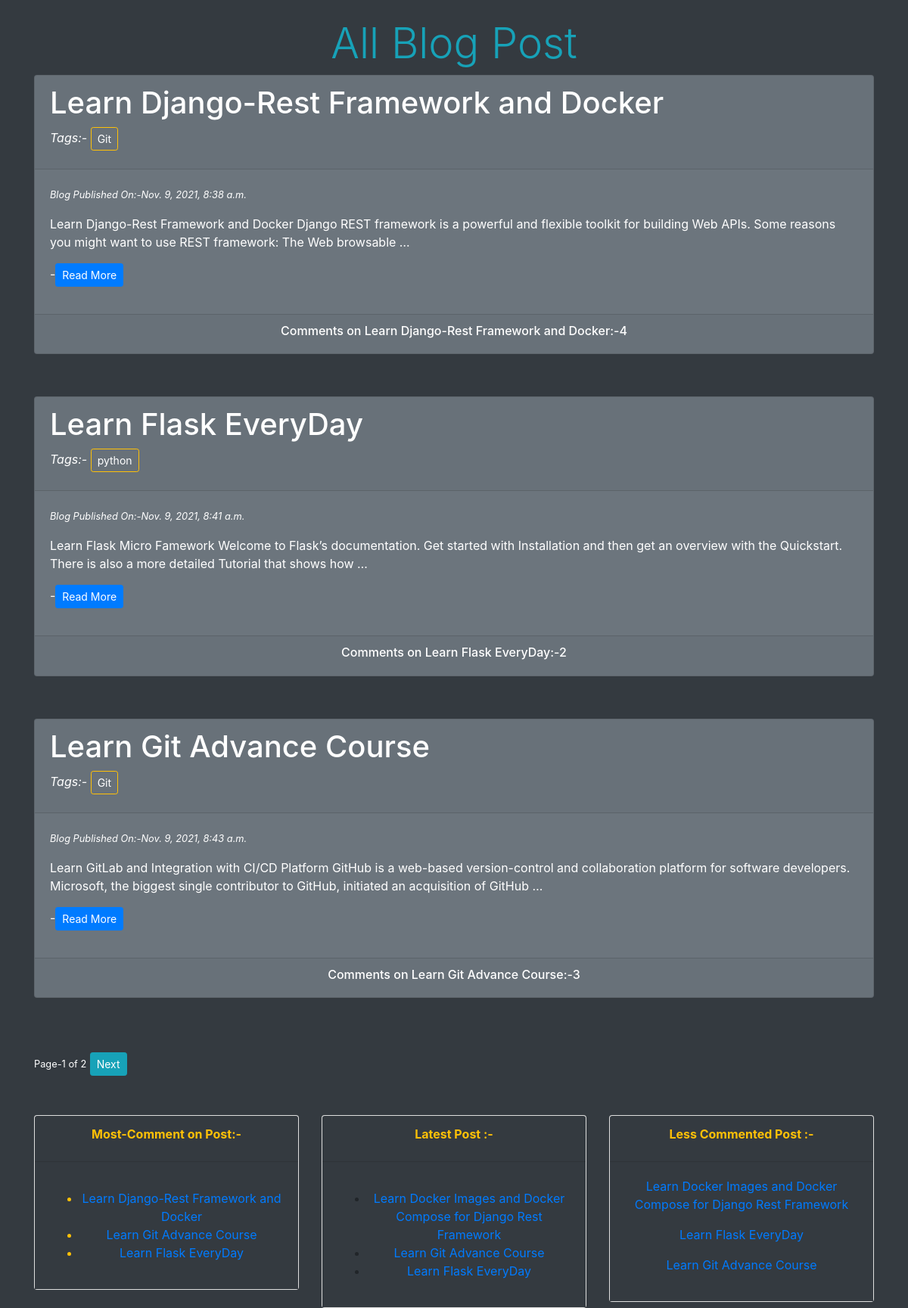
The page /bloglist/ on the database its author committed.
### IntegrateFbLikeCommentBlogApp/models.py (models this page shows)
class Blog(models.Model):
    author=models.ForeignKey(User,on_delete=models.CASCADE)
    published_date=models.DateTimeField(auto_now_add=True)
    blog_img=models.ImageField(upload_to="media", blank=True, null=True)
    title=models.CharField(max_length=200)
    desc=models.TextField()
    tags=TaggableManager()
    def __str__(self):
        return self.title

### IntegrateFbLikeCommentBlogApp/views.py (the view)
# urls.py: path('bloglist/',views.blog_list_view,name="bloglist"),
def blog_list_view(request,tag_slug=None):
    blog_list=Blog.objects.all()
    if tag_slug==None:
        tag=None
    if tag_slug:
        tag=Tag.objects.get(slug=tag_slug)
        blog_list=Blog.objects.filter(tags__in=[tag])
    paginator=Paginator(blog_list,3)
    page_number=request.GET.get("page")
    pages=paginator.get_page(page_number)
    context={"pages":pages,'tags':tag,}
    return render(request, "IntegrateFbLikeCommentBlogApp/blog_list.html", context)

### IntegrateFbLikeCommentBlogApp/templatetags/custemp.py (called while the page is built)
@register.inclusion_tag("IntegrateFbLikeCommentBlogApp/comment.html")
def comment_count():
    counts=Blog.objects.annotate(total_counts=Count('blog_comment__id')).order_by("-total_counts")[0:3]
    return {"counts":counts}

@register.inclusion_tag("IntegrateFbLikeCommentBlogApp/inclusion.html")
def latest_post():
    blog_list=Blog.objects.order_by("-published_date")[0:3]
    return {"blogs":blog_list}

@register.simple_tag(name="less_comment")
def comment_less(count=3):
    less_counts=Blog.objects.all().annotate(total_counts=Count("blog_comment__id")).order_by('total_counts')[0:count]
    return less_counts

### templates/IntegrateFbLikeCommentBlogApp/blog_list.html (shortened to what this page needs)
<!DOCTYPE html>
{% load custemp %}
<html lang="en">
    <head>
        <link rel="stylesheet" href="https://cdn.jsdelivr.net/npm/bootstrap@4.6.0/dist/css/bootstrap.min.css">
    </head>
    <body class="bg-dark">
        <div class="container text-white mt-4">
            <div class="row">
                {% if tags %}
                    <h1 class="display-4 text-info text-center"> Post Filter By {{tags.name}}</h1>
                {% else %}
                    <h1 class="display-4 text-info m-auto"> All Blog Post</h1>
                {% endif %}
                {% for page in pages %}
                    <div class="col-md-12 mt-2">
                        <div class="card text-white bg-secondary">
                            <div class="card-header">
                                <div class="card-title">
                                    <h1 class="display-5">{{page.title}}</h1>
                                    <i>Tags:-</i>
                                    {% for tag in page.tags.all %}
                                        <a href="{% url 'bloglist_tagslug' tag_slug=tag.slug %}"  class="text-white btn btn-outline-warning btn-sm">{{tag.name}}</a>
                                    {% endfor %}
                                </div>
                            </div>
                            <div class="card-body">
                                <small><i> Blog Published On:-{{page.published_date}}</i></small>
                                <p class="lead">{{page.desc | truncatewords:30|linebreaks}}-<a href="{% url 'blog_detail' page.id %}" class="btn btn-sm btn-primary">Read More</a></p>
                            </div>
                            <div class="card-footer"><h6 class="text-center text-white ">Comments on {{page.title }}:-{{page.blog_comment.count }}</h6></div>
                        </div>
                        <br> <br>
                    </div>
                {% endfor %}
            </div>
            <br>
            <small class="text-white "> Page-{{pages.number}} of {{pages.paginator.num_pages}}</small>
            {% if pages.has_next %}
                <a href="?page={{pages.next_page_number}}" class="btn btn-info text-white btn-sm">Next</a>
            {% endif %}
        </div>
        <div class="container">
            <div class="row mt-1" align="left">
                <div class="col-sm-4 mt-5" float="left">
                    <div class="card " align="center">
                        <div class="card-header bg-dark">
                            <div class="card-title">
                                <strong class="text-warning ">Most-Comment on Post:-</strong>
                            </div>
                        </div>
                        <div class="card-body bg-dark text-warning">
                            <p class="font-weight-bold">{% comment_count %}</p>
                        </div>
                    </div><br>
                </div>
                <div class="col-sm-4 mt-5">
                    <div class="card d-inline-block" align="center">
                        <div class="card-header bg-dark">
                            <div class="card-title">
                                <strong class="text-warning ">Latest Post :-</strong>
                            </div>
                        </div>
                        <div class="card-body bg-dark">
                                 <p class="font-weight-bold">{% latest_post %}</p>
                        </div>
                    </div>
                </div>
                 <div class="col-sm-4 mt-5">
                    <div class="card d-inline-block" align="center">
                        <div class="card-header bg-dark">
                            <div class="card-title">
                                <strong class="text-warning ">Less Commented Post :-</strong>
                            </div>
                        </div>
                        <div class="card-body bg-dark">
                                {% less_comment  as comment_less %}
                                {% for comment in comment_less %}
                                 <p class="font-weight-normal"><a href="{% url 'blog_detail' comment.id %}">{{comment}}</a></p>
                                {% endfor %}
                        </div>
                    </div>
                </div>
                <br><br>
            </div>
        </div>
    </body>
</html>

### templates/IntegrateFbLikeCommentBlogApp/comment.html (shortened to what this page needs)
<!DOCTYPE html>
<html lang="en">
<head>
</head>
<body>
    <ul>
        {% for count in counts %}
        <li><a href="{% url 'blog_detail' count.id %}">{{count}}</a></li>
        {% endfor %}
    </ul>
</body>
</html>

### templates/IntegrateFbLikeCommentBlogApp/inclusion.html (shortened to what this page needs)
<!DOCTYPE html>
<html lang="en">
<head>
</head>
<body>
    <ul>
        {% for blog in blogs %}
        <li><a href="{% url 'blog_detail' id=blog.id%}">{{blog}}</a></li>
        {% endfor %}
    </ul>
</body>
</html>

### rows shown on the page
Blog: title "Learn Django-Rest Framework and Docker", published_date "Nov. 9, 2021, 8:38 a.m.", desc "Learn Django-Rest Framework and Docker Django REST framework is a powerful and flexible toolkit for building Web APIs. Some reasons you might want to use REST framework: The Web browsable …", blog_comment.count "4"
Tag: name "Git"
Blog: title "Learn Flask EveryDay", published_date "Nov. 9, 2021, 8:41 a.m.", desc "Learn Flask Micro Famework Welcome to Flask’s documentation. Get started with Installation and then get an overview with the Quickstart. There is also a more detailed Tutorial that shows how …", blog_comment.count "2"
Tag: name "python"
Blog: title "Learn Git Advance Course", published_date "Nov. 9, 2021, 8:43 a.m.", desc "Learn GitLab and Integration with CI/CD Platform GitHub is a web-based version-control and collaboration platform for software developers. Microsoft, the biggest single contributor to GitHub, initiated an acquisition of GitHub …", blog_comment.count "3"
Blog: title "Learn Docker Images and Docker Compose for Django Rest Framework"

### other values the page prints
{{ pages.number }} "1"
{{ pages.paginator.num_pages }} "2"
